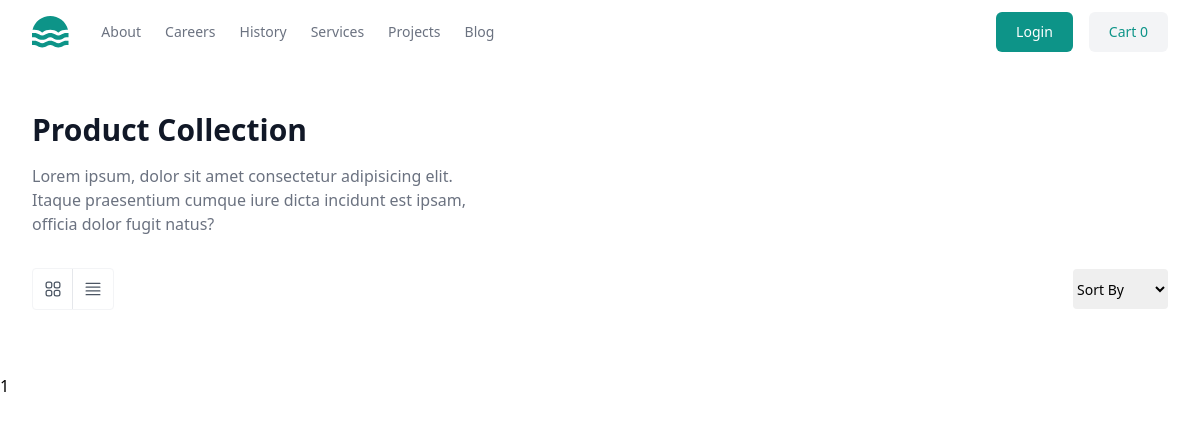
The page /index/?page=2 on the database as committed earlier.
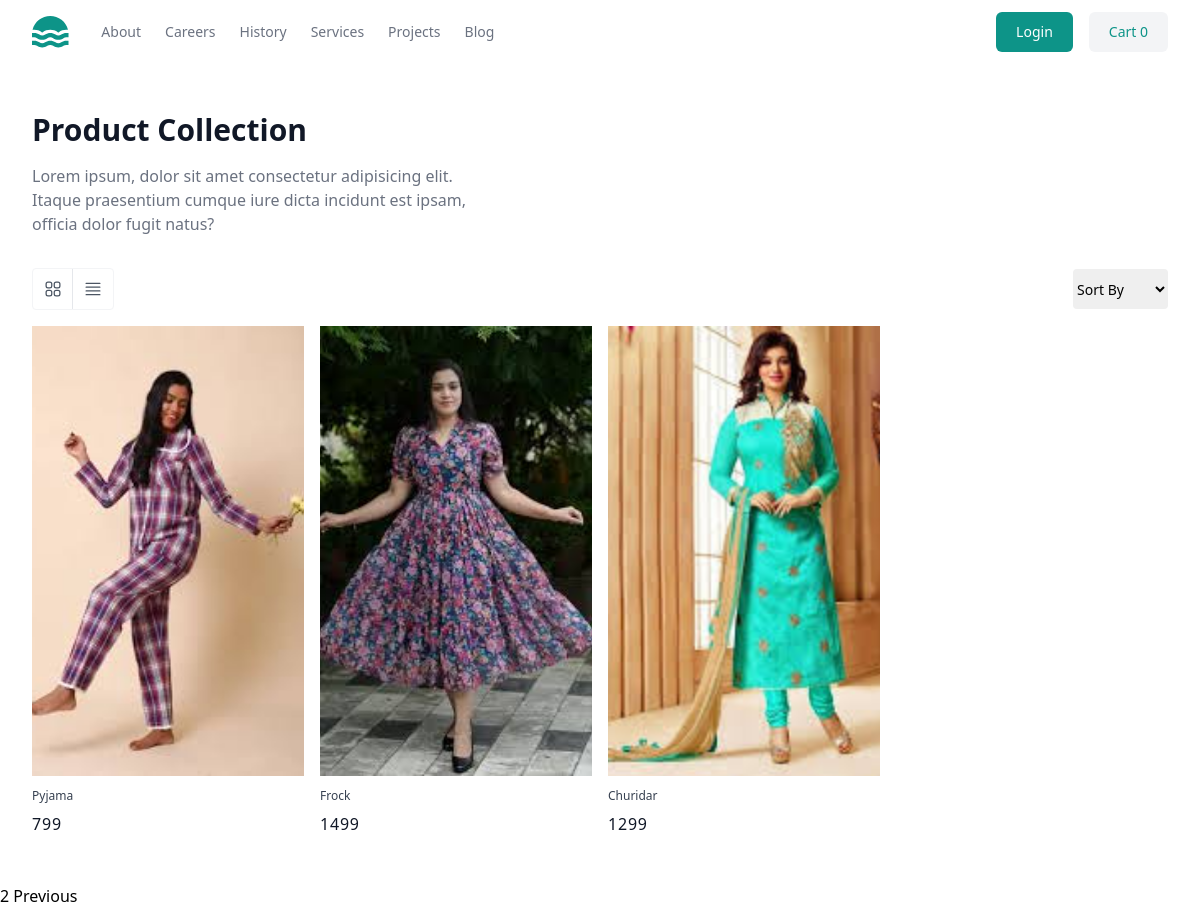
The same page on the database as committed later.
### store/models.py (models this page shows, shortened)
class BaseModel(models.Model):
    created_date = models.DateTimeField(auto_now_add=True)
    updated_date = models.DateTimeField(auto_now=True)
    is_active = models.BooleanField(default=True)

class Product(BaseModel):
    title = models.CharField(max_length=200)
    description = models.TextField()
    price = models.PositiveIntegerField()
    picture = models.ImageField( upload_to="product_images",null = True,blank=True)
    brand_object=models.ForeignKey(Brand,on_delete=models.CASCADE)
    category_object=models.ForeignKey(Category,on_delete=models.CASCADE)
    size_objects=models.ManyToManyField(Size)
    tag_objects=models.ManyToManyField(Tag)
    color=models.CharField(max_length=200)

### store/views.py (the view)
# urls.py: path('index/',views.productListView.as_view(),name="product-list"),
class productListView(View):
    template_name = "index.html"
    def get(self,request,*args,**kwargs):
        qs = Product.objects.all()
        paginator = Paginator(qs,4)
        page_number = request.GET.get("page")
        page_obj = paginator.get_page(page_number)
        return render(request,self.template_name,{"page_obj":page_obj})

### store/context_processors.py (called while the page is built)
def item_count_context(request):
    count = 0
    if request.user.is_authenticated:
        count =  BasketItem.objects.filter(basket_object=request.user.cart,is_order_placed=False).count()
    return {"item_count":count}

### store/templates/index.html (shortened to what this page needs)
{%extends 'base.html'%}
{%block main_block%}
<section>
    <div class="mx-auto max-w-screen-xl px-4 py-8 sm:px-6 sm:py-12 lg:px-8">
      <header>
        <h2 class="text-xl font-bold text-gray-900 sm:text-3xl">Product Collection</h2>
        <p class="mt-4 max-w-md text-gray-500">
          Lorem ipsum, dolor sit amet consectetur adipisicing elit. Itaque praesentium cumque iure
          dicta incidunt est ipsam, officia dolor fugit natus?
        </p>
      </header>
      <div class="mt-8 flex items-center justify-between">
        <div class="flex rounded border border-gray-100">
          <button
            class="inline-flex size-10 items-center justify-center border-e text-gray-600 transition hover:bg-gray-50 hover:text-gray-700"
          >
          </button>
          <button
            class="inline-flex size-10 items-center justify-center text-gray-600 transition hover:bg-gray-50 hover:text-gray-700"
          >
            <svg
              xmlns="http://www.w3.org/2000/svg"
              fill="none"
              viewBox="0 0 24 24"
              stroke-width="1.5"
              stroke="currentColor"
              class="size-5"
            >
              <path
                stroke-linecap="round"
                stroke-linejoin="round"
                d="M3.75 5.25h16.5m-16.5 4.5h16.5m-16.5 4.5h16.5m-16.5 4.5h16.5"
              />
            </svg>
          </button>
        </div>
        <div>
          <select id="SortBy" class="h-10 rounded border-gray-300 text-sm">
            <option>Sort By</option>
          </select>
        </div>
      </div>
      <ul class="mt-4 grid gap-4 sm:grid-cols-2 lg:grid-cols-4">
       {%for p in page_obj%}
       <li>
        <a href="{%url 'product-detail' p.id%}" class="group block overflow-hidden">
          {%if p.picture%}
          <img
            src="{{p.picture.url}}"
            alt=""
            class="h-[350px] w-full object-cover transition duration-500 group-hover:scale-105 sm:h-[450px]"
          />
            {%else%}
          <img
            src=""
            alt="no image available"
            class="h-[350px] w-full object-cover transition duration-500 group-hover:scale-105 sm:h-[450px]"
          />
          {%endif%}
          <div class="relative bg-white pt-3">
            <h3 class="text-xs text-gray-700 group-hover:underline group-hover:underline-offset-4">
              {{p.title}}
            </h3>
            <p class="mt-2">
              <span class="tracking-wider text-gray-900"> {{p.price}}</span>
            </p>
          </div>
        </a>
      </li>
       {%endfor%}
      </ul>
    </div>
  </section>
  {{page_obj.number}}
{%if page_obj.has_previous%}
<a href="?page={{page_obj.previous_page_number}}">Previous</a>
{%endif%}
{%endblock%}

### store/templates/base.html (shortened to what this page needs)
<!DOCTYPE html>
<html lang="en">
<head>
    <script src="https://cdn.tailwindcss.com"></script>
    <link rel="stylesheet" href="https://cdnjs.cloudflare.com/ajax/libs/font-awesome/6.6.0/css/all.min.css"><body>
    <header class="bg-white">
        <div class="mx-auto flex h-16 max-w-screen-xl items-center gap-8 px-4 sm:px-6 lg:px-8">
          <a class="block text-teal-600" href="#">
          </a>
          <div class="flex flex-1 items-center justify-end md:justify-between">
            <nav aria-label="Global" class="hidden md:block">
              <ul class="flex items-center gap-6 text-sm">
                <li>
                  <a class="text-gray-500 transition hover:text-gray-500/75" href="#"> About </a>
                </li>
                <li>
                  <a class="text-gray-500 transition hover:text-gray-500/75" href="#"> Careers </a>
                </li>
                <li>
                  <a class="text-gray-500 transition hover:text-gray-500/75" href="#"> History </a>
                </li>
                <li>
                  <a class="text-gray-500 transition hover:text-gray-500/75" href="#"> Services </a>
                </li>
                <li>
                  <a class="text-gray-500 transition hover:text-gray-500/75" href="#"> Projects </a>
                </li>
                <li>
                  <a class="text-gray-500 transition hover:text-gray-500/75" href="#"> Blog </a>
                </li>
              </ul>
            </nav>
            <div class="flex items-center gap-4">
              <div class="sm:flex sm:gap-4">
                <a href="{%url 'signin'%}"
                  class="block rounded-md bg-teal-600 px-5 py-2.5 text-sm font-medium text-white transition hover:bg-teal-700"
                  href="#"
                >
                  Login
                </a>
                <a
                class="hidden rounded-md bg-gray-100 px-5 py-2.5 text-sm font-medium text-teal-600 transition hover:text-teal-600/75 sm:block"
                href="{%url 'cart-summary'%}"
              >
                Cart {{item_count}}
              </a>
              </div>
            </div>
          </div>
        </div>
      </header>
 {%block main_block%}
 {%endblock%}
</body>
</html>

Rows that differ between the two databases and show on the page:
added Product: picture (picture), title "Pyjama", price "799"
added Product: picture (picture), title "Frock", price "1499"
added Product: picture (picture), title "Churidar", price "1299"
Other text that changed with them:
{{ page_obj.number }}: "1" → "2"
text now shown: "Previous"
